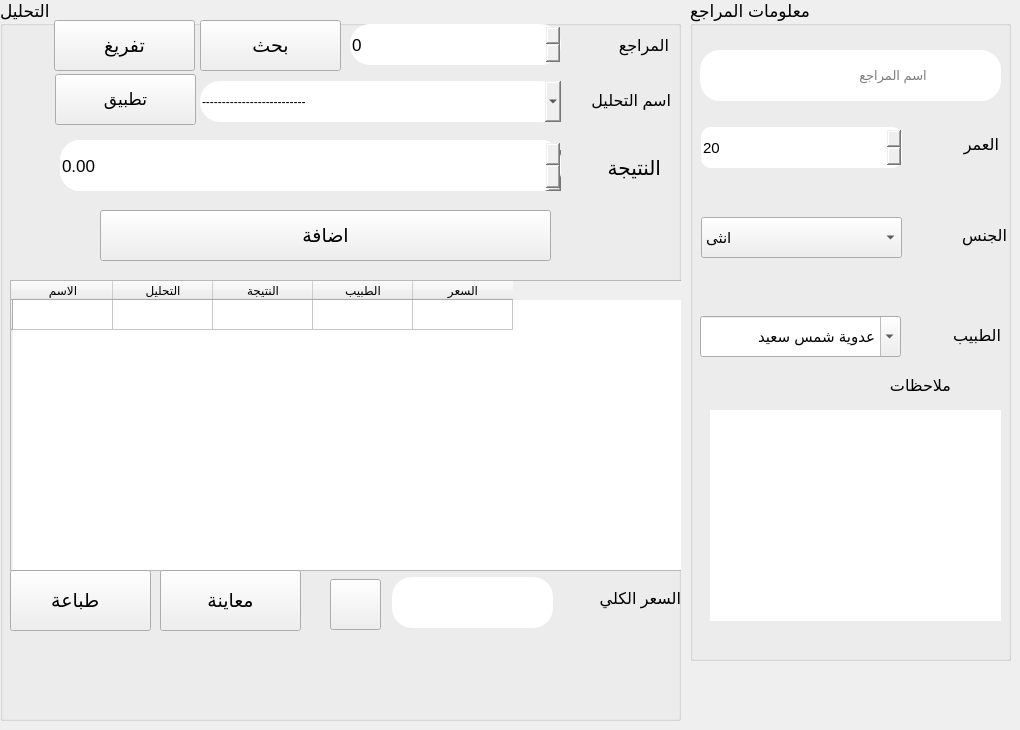
      <widget class="QWidget" name="tab_11">
       <attribute name="title">
        <string>البيع اليومي</string>
       </attribute>
       <widget class="QGroupBox" name="groupBox_6">
        <property name="enabled">
         <bool>true</bool>
        </property>
        <property name="geometry">
         <rect>
          <x>690</x>
          <y>0</y>
          <width>321</width>
          <height>661</height>
         </rect>
        </property>
        <property name="font">
         <font>
          <family>Segoe UI</family>
          <pointsize>13</pointsize>
          <weight>50</weight>
          <italic>false</italic>
          <bold>false</bold>
         </font>
        </property>
        <property name="styleSheet">
         <string notr="true"/>
        </property>
        <property name="title">
         <string>معلومات المراجع</string>
        </property>
        <widget class="QLabel" name="label_35">
         <property name="enabled">
          <bool>true</bool>
         </property>
         <property name="geometry">
          <rect>
           <x>10</x>
           <y>65</y>
           <width>101</width>
           <height>41</height>
          </rect>
         </property>
         <property name="text">
          <string/>
         </property>
        </widget>
        <widget class="QLineEdit" name="lineEdit_20">
         <property name="enabled">
          <bool>true</bool>
         </property>
         <property name="geometry">
          <rect>
           <x>10</x>
           <y>50</y>
           <width>301</width>
           <height>51</height>
          </rect>
         </property>
         <property name="font">
          <font>
           <family>Segoe UI</family>
           <pointsize>10</pointsize>
          </font>
         </property>
         <property name="styleSheet">
          <string notr="true">border-radius: 20px;
</string>
         </property>
         <property name="readOnly">
          <bool>false</bool>
         </property>
         <property name="placeholderText">
          <string>                    اسم المراجع</string>
         </property>
        </widget>
        <widget class="QComboBox" name="comboBox_14">
         <property name="enabled">
          <bool>true</bool>
         </property>
         <property name="geometry">
          <rect>
           <x>11</x>
           <y>217</y>
           <width>201</width>
           <height>41</height>
          </rect>
         </property>
         <property name="font">
          <font>
           <pointsize>11</pointsize>
          </font>
         </property>
         <property name="styleSheet">
          <string notr="true"/>
         </property>
         <item>
          <property name="text">
           <string>انثى</string>
          </property>
         </item>
         <item>
          <property name="text">
           <string>ذكر</string>
          </property>
         </item>
        </widget>
        <widget class="QLabel" name="label_36">
         <property name="enabled">
          <bool>true</bool>
         </property>
         <property name="geometry">
          <rect>
           <x>256</x>
           <y>210</y>
           <width>61</width>
           <height>51</height>
          </rect>
         </property>
         <property name="font">
          <font>
           <family>Segoe UI</family>
           <pointsize>12</pointsize>
           <weight>50</weight>
           <bold>false</bold>
          </font>
         </property>
         <property name="text">
          <string>الجنس</string>
         </property>
        </widget>
        <widget class="QLabel" name="label_37">
         <property name="enabled">
          <bool>true</bool>
         </property>
         <property name="geometry">
          <rect>
           <x>258</x>
           <y>119</y>
           <width>51</width>
           <height>51</height>
          </rect>
         </property>
         <property name="font">
          <font>
           <family>Segoe UI</family>
           <pointsize>12</pointsize>
           <weight>50</weight>
           <bold>false</bold>
          </font>
         </property>
         <property name="text">
          <string>العمر</string>
         </property>
        </widget>
        <widget class="QLabel" name="label_38">
         <property name="enabled">
          <bool>true</bool>
         </property>
         <property name="geometry">
          <rect>
           <x>170</x>
           <y>360</y>
           <width>91</width>
           <height>51</height>
          </rect>
         </property>
         <property name="font">
          <font>
           <family>Segoe UI</family>
           <pointsize>12</pointsize>
           <weight>50</weight>
           <bold>false</bold>
          </font>
         </property>
         <property name="text">
          <string>ملاحظات</string>
         </property>
        </widget>
        <widget class="QSpinBox" name="spinBox_7">
         <property name="enabled">
          <bool>true</bool>
         </property>
         <property name="geometry">
          <rect>
           <x>11</x>
           <y>127</y>
           <width>201</width>
           <height>41</height>
          </rect>
         </property>
         <property name="font">
          <font>
           <pointsize>11</pointsize>
          </font>
         </property>
         <property name="styleSheet">
          <string notr="true">border-radius: 10px;
</string>
         </property>
         <property name="minimum">
          <number>-1000000</number>
         </property>
         <property name="maximum">
          <number>1000000</number>
         </property>
         <property name="value">
          <number>20</number>
         </property>
        </widget>
        <widget class="QComboBox" name="comboBox_15">
         <property name="enabled">
          <bool>true</bool>
         </property>
         <property name="geometry">
          <rect>
           <x>10</x>
           <y>316</y>
           <width>201</width>
           <height>41</height>
          </rect>
         </property>
         <property name="font">
          <font>
           <pointsize>11</pointsize>
          </font>
         </property>
         <property name="styleSheet">
          <string notr="true"/>
         </property>
         <property name="editable">
          <bool>true</bool>
         </property>
         <item>
          <property name="text">
           <string>عدوية شمس سعيد</string>
          </property>
         </item>
         <item>
          <property name="text">
           <string>داود سلمان</string>
          </property>
         </item>
        </widget>
        <widget class="QTextEdit" name="textEdit">
         <property name="geometry">
          <rect>
           <x>20</x>
           <y>410</y>
           <width>291</width>
           <height>211</height>
          </rect>
         </property>
         <property name="font">
          <font>
           <family>Segoe UI</family>
           <pointsize>12</pointsize>
          </font>
         </property>
         <property name="styleSheet">
          <string notr="true">border-radius: 30px;
</string>
         </property>
        </widget>
        <widget class="QLabel" name="label_30">
         <property name="geometry">
          <rect>
           <x>216</x>
           <y>120</y>
           <width>41</width>
           <height>51</height>
          </rect>
         </property>
         <property name="styleSheet">
          <string notr="true">image: url(:/icons8-age-64 (1).png);</string>
         </property>
         <property name="text">
          <string/>
         </property>
        </widget>
        <widget class="QLabel" name="label_31">
         <property name="geometry">
          <rect>
           <x>217</x>
           <y>214</y>
           <width>41</width>
           <height>51</height>
          </rect>
         </property>
         <property name="styleSheet">
          <string notr="true">image: url(:/lavatory.png);</string>
         </property>
         <property name="text">
          <string/>
         </property>
        </widget>
        <widget class="QLabel" name="label_39">
         <property name="enabled">
          <bool>true</bool>
         </property>
         <property name="geometry">
          <rect>
           <x>250</x>
           <y>310</y>
           <width>61</width>
           <height>51</height>
          </rect>
         </property>
         <property name="font">
          <font>
           <family>Segoe UI</family>
           <pointsize>12</pointsize>
           <weight>50</weight>
           <bold>false</bold>
          </font>
         </property>
         <property name="text">
          <string>الطبيب</string>
         </property>
        </widget>
       </widget>
       <widget class="QGroupBox" name="groupBox_7">
        <property name="enabled">
         <bool>true</bool>
        </property>
        <property name="geometry">
         <rect>
          <x>0</x>
          <y>0</y>
          <width>681</width>
          <height>721</height>
         </rect>
        </property>
        <property name="font">
         <font>
          <family>Segoe UI</family>
          <pointsize>13</pointsize>
         </font>
        </property>
        <property name="title">
         <string>التحليل</string>
        </property>
        <widget class="QLabel" name="label_40">
         <property name="enabled">
          <bool>true</bool>
         </property>
         <property name="geometry">
          <rect>
           <x>570</x>
           <y>75</y>
           <width>101</width>
           <height>51</height>
          </rect>
         </property>
         <property name="font">
          <font>
           <family>Segoe UI</family>
           <pointsize>12</pointsize>
           <weight>50</weight>
           <bold>false</bold>
          </font>
         </property>
         <property name="text">
          <string>اسم التحليل</string>
         </property>
         <property name="openExternalLinks">
          <bool>true</bool>
         </property>
         <property name="textInteractionFlags">
          <set>Qt::LinksAccessibleByKeyboard|Qt::LinksAccessibleByMouse</set>
         </property>
        </widget>
        <widget class="QComboBox" name="comboBox_16">
         <property name="enabled">
          <bool>true</bool>
         </property>
         <property name="geometry">
          <rect>
           <x>200</x>
           <y>81</y>
           <width>361</width>
           <height>41</height>
          </rect>
         </property>
         <property name="font">
          <font>
           <family>Segoe UI</family>
           <pointsize>11</pointsize>
           <weight>50</weight>
           <bold>false</bold>
          </font>
         </property>
         <property name="styleSheet">
          <string notr="true">border-radius: 20px;
font: 11pt &quot;Segoe UI&quot;;
</string>
         </property>
         <property name="editable">
          <bool>true</bool>
         </property>
         <item>
          <property name="text">
           <string>--------------------------</string>
          </property>
         </item>
        </widget>
        <widget class="QLabel" name="label_41">
         <property name="enabled">
          <bool>true</bool>
         </property>
         <property name="geometry">
          <rect>
           <x>580</x>
           <y>142</y>
           <width>81</width>
           <height>51</height>
          </rect>
         </property>
         <property name="font">
          <font>
           <family>Segoe UI</family>
           <pointsize>15</pointsize>
           <weight>50</weight>
           <italic>false</italic>
           <bold>false</bold>
          </font>
         </property>
         <property name="styleSheet">
          <string notr="true">font: 15pt &quot;Segoe UI&quot;;
</string>
         </property>
         <property name="text">
          <string>النتيجة</string>
         </property>
        </widget>
        <widget class="QComboBox" name="comboBox_17">
         <property name="enabled">
          <bool>true</bool>
         </property>
         <property name="geometry">
          <rect>
           <x>60</x>
           <y>150</y>
           <width>501</width>
           <height>41</height>
          </rect>
         </property>
         <property name="styleSheet">
          <string notr="true">border-radius: 20px;
</string>
         </property>
        </widget>
        <widget class="QTableWidget" name="tableWidget_5">
         <property name="enabled">
          <bool>true</bool>
         </property>
         <property name="geometry">
          <rect>
           <x>10</x>
           <y>280</y>
           <width>681</width>
           <height>291</height>
          </rect>
         </property>
         <property name="font">
          <font>
           <pointsize>9</pointsize>
          </font>
         </property>
         <property name="styleSheet">
          <string notr="true"/>
         </property>
         <row>
          <property name="text">
           <string/>
          </property>
         </row>
         <column>
          <property name="text">
           <string>الاسم</string>
          </property>
         </column>
         <column>
          <property name="text">
           <string>التحليل</string>
          </property>
         </column>
         <column>
          <property name="text">
           <string>النتيجة</string>
          </property>
         </column>
         <column>
          <property name="text">
           <string>الطبيب</string>
          </property>
         </column>
         <column>
          <property name="text">
           <string>السعر</string>
          </property>
         </column>
        </widget>
        <widget class="QPushButton" name="pushButton_17">
         <property name="enabled">
          <bool>true</bool>
         </property>
         <property name="geometry">
          <rect>
           <x>100</x>
           <y>210</y>
           <width>451</width>
           <height>51</height>
          </rect>
         </property>
         <property name="font">
          <font>
           <family>Segoe UI</family>
           <pointsize>14</pointsize>
          </font>
         </property>
         <property name="cursor">
          <cursorShape>PointingHandCursor</cursorShape>
         </property>
         <property name="layoutDirection">
          <enum>Qt::LeftToRight</enum>
         </property>
         <property name="autoFillBackground">
          <bool>false</bool>
         </property>
         <property name="styleSheet">
          <string notr="true">QPushButton{cursor: pointer;}
</string>
         </property>
         <property name="text">
          <string>اضافة</string>
         </property>
         <property name="icon">
          <iconset resource="icons.qrc">
           <normaloff>:/icons8-add-new-100.png</normaloff>:/icons8-add-new-100.png</iconset>
         </property>
         <property name="iconSize">
          <size>
           <width>50</width>
           <height>50</height>
          </size>
         </property>
         <property name="checkable">
          <bool>false</bool>
         </property>
        </widget>
        <widget class="QPushButton" name="pushButton_18">
         <property name="enabled">
          <bool>true</bool>
         </property>
         <property name="geometry">
          <rect>
           <x>10</x>
           <y>570</y>
           <width>141</width>
           <height>61</height>
          </rect>
         </property>
         <property name="font">
          <font>
           <family>Segoe UI</family>
           <pointsize>14</pointsize>
          </font>
         </property>
         <property name="cursor">
          <cursorShape>PointingHandCursor</cursorShape>
         </property>
         <property name="layoutDirection">
          <enum>Qt::LeftToRight</enum>
         </property>
         <property name="styleSheet">
          <string notr="true"/>
         </property>
         <property name="text">
          <string>طباعة  </string>
         </property>
         <property name="icon">
          <iconset resource="icons.qrc">
           <normaloff>:/icons8-print-64 (1).png</normaloff>:/icons8-print-64 (1).png</iconset>
         </property>
         <property name="iconSize">
          <size>
           <width>33</width>
           <height>33</height>
          </size>
         </property>
        </widget>
        <widget class="QLabel" name="label_44">
         <property name="enabled">
          <bool>true</bool>
         </property>
         <property name="geometry">
          <rect>
           <x>570</x>
           <y>573</y>
           <width>111</width>
           <height>51</height>
          </rect>
         </property>
         <property name="font">
          <font>
           <family>Segoe UI</family>
           <pointsize>12</pointsize>
           <weight>50</weight>
           <bold>false</bold>
          </font>
         </property>
         <property name="text">
          <string>السعر الكلي</string>
         </property>
        </widget>
        <widget class="QLineEdit" name="lineEdit_24">
         <property name="enabled">
          <bool>true</bool>
         </property>
         <property name="geometry">
          <rect>
           <x>392</x>
           <y>577</y>
           <width>161</width>
           <height>51</height>
          </rect>
         </property>
         <property name="font">
          <font>
           <family>Segoe UI</family>
           <pointsize>14</pointsize>
           <weight>50</weight>
           <italic>false</italic>
           <bold>false</bold>
          </font>
         </property>
         <property name="styleSheet">
          <string notr="true">border-radius: 20px;
font: 14pt &quot;Segoe UI&quot;;
</string>
         </property>
         <property name="text">
          <string/>
         </property>
         <property name="readOnly">
          <bool>true</bool>
         </property>
         <property name="placeholderText">
          <string/>
         </property>
        </widget>
        <widget class="QLabel" name="label_54">
         <property name="enabled">
          <bool>true</bool>
         </property>
         <property name="geometry">
          <rect>
           <x>588</x>
           <y>20</y>
           <width>81</width>
           <height>51</height>
          </rect>
         </property>
         <property name="font">
          <font>
           <family>Segoe UI</family>
           <pointsize>12</pointsize>
           <weight>50</weight>
           <bold>false</bold>
          </font>
         </property>
         <property name="text">
          <string>المراجع</string>
         </property>
        </widget>
        <widget class="QSpinBox" name="spinBox">
         <property name="geometry">
          <rect>
           <x>350</x>
           <y>24</y>
           <width>211</width>
           <height>41</height>
          </rect>
         </property>
         <property name="font">
          <font>
           <family>Segoe UI</family>
           <pointsize>13</pointsize>
          </font>
         </property>
         <property name="styleSheet">
          <string notr="true">border-radius: 20px;
</string>
         </property>
         <property name="minimum">
          <number>-1</number>
         </property>
         <property name="maximum">
          <number>999999999</number>
         </property>
        </widget>
        <widget class="QPushButton" name="pushButton_30">
         <property name="enabled">
          <bool>true</bool>
         </property>
         <property name="geometry">
          <rect>
           <x>200</x>
           <y>20</y>
           <width>141</width>
           <height>51</height>
          </rect>
         </property>
         <property name="font">
          <font>
           <family>Segoe UI</family>
           <pointsize>14</pointsize>
          </font>
         </property>
         <property name="cursor">
          <cursorShape>PointingHandCursor</cursorShape>
         </property>
         <property name="layoutDirection">
          <enum>Qt::LeftToRight</enum>
         </property>
         <property name="styleSheet">
          <string notr="true"/>
         </property>
         <property name="text">
          <string>بحث</string>
         </property>
         <property name="icon">
          <iconset resource="icons.qrc">
           <normaloff>:/icons8-search-512.png</normaloff>:/icons8-search-512.png</iconset>
         </property>
         <property name="iconSize">
          <size>
           <width>35</width>
           <height>35</height>
          </size>
         </property>
        </widget>
        <widget class="QPushButton" name="pushButton_31">
         <property name="enabled">
          <bool>true</bool>
         </property>
         <property name="geometry">
          <rect>
           <x>55</x>
           <y>74</y>
           <width>141</width>
           <height>51</height>
          </rect>
         </property>
         <property name="font">
          <font>
           <family>Segoe UI</family>
           <pointsize>13</pointsize>
          </font>
         </property>
         <property name="cursor">
          <cursorShape>PointingHandCursor</cursorShape>
         </property>
         <property name="styleSheet">
          <string notr="true"/>
         </property>
         <property name="text">
          <string>تطبيق</string>
         </property>
        </widget>
        <widget class="QPushButton" name="pushButton_32">
         <property name="enabled">
          <bool>true</bool>
         </property>
         <property name="geometry">
          <rect>
           <x>330</x>
           <y>579</y>
           <width>51</width>
           <height>51</height>
          </rect>
         </property>
         <property name="font">
          <font>
           <family>Segoe UI</family>
           <pointsize>13</pointsize>
          </font>
         </property>
         <property name="cursor">
          <cursorShape>PointingHandCursor</cursorShape>
         </property>
         <property name="styleSheet">
          <string notr="true"/>
         </property>
         <property name="text">
          <string/>
         </property>
         <property name="icon">
          <iconset resource="icons.qrc">
           <normaloff>:/view.png</normaloff>:/view.png</iconset>
         </property>
        </widget>
        <widget class="QPushButton" name="pushButton_34">
         <property name="enabled">
          <bool>true</bool>
         </property>
         <property name="geometry">
          <rect>
           <x>160</x>
           <y>570</y>
           <width>141</width>
           <height>61</height>
          </rect>
         </property>
         <property name="font">
          <font>
           <family>Segoe UI</family>
           <pointsize>14</pointsize>
          </font>
         </property>
         <property name="cursor">
          <cursorShape>PointingHandCursor</cursorShape>
         </property>
         <property name="styleSheet">
          <string notr="true"/>
         </property>
         <property name="text">
          <string>معاينة</string>
         </property>
        </widget>
        <widget class="QPushButton" name="pushButton_35">
         <property name="enabled">
          <bool>true</bool>
         </property>
         <property name="geometry">
          <rect>
           <x>54</x>
           <y>20</y>
           <width>141</width>
           <height>51</height>
          </rect>
         </property>
         <property name="font">
          <font>
           <family>Segoe UI</family>
           <pointsize>14</pointsize>
          </font>
         </property>
         <property name="cursor">
          <cursorShape>PointingHandCursor</cursorShape>
         </property>
         <property name="styleSheet">
          <string notr="true"/>
         </property>
         <property name="text">
          <string>تفريغ</string>
         </property>
        </widget>
        <widget class="QLineEdit" name="lineEdit_21">
         <property name="enabled">
          <bool>true</bool>
         </property>
         <property name="geometry">
          <rect>
           <x>60</x>
           <y>140</y>
           <width>501</width>
           <height>51</height>
          </rect>
         </property>
         <property name="font">
          <font>
           <family>Segoe UI</family>
           <pointsize>10</pointsize>
          </font>
         </property>
         <property name="styleSheet">
          <string notr="true">border-radius: 20px;
font: 10pt &quot;Segoe UI&quot;;</string>
         </property>
        </widget>
        <widget class="QDoubleSpinBox" name="doubleSpinBox_7">
         <property name="geometry">
          <rect>
           <x>60</x>
           <y>140</y>
           <width>501</width>
           <height>51</height>
          </rect>
         </property>
         <property name="styleSheet">
          <string notr="true">border-radius: 20px;
font: 14pt &quot;Segoe UI&quot;;
</string>
         </property>
         <property name="minimum">
          <double>-1111111111111.000000000000000</double>
         </property>
         <property name="maximum">
          <double>10000000000000000000.000000000000000</double>
         </property>
        </widget>
       </widget>
      </widget>
